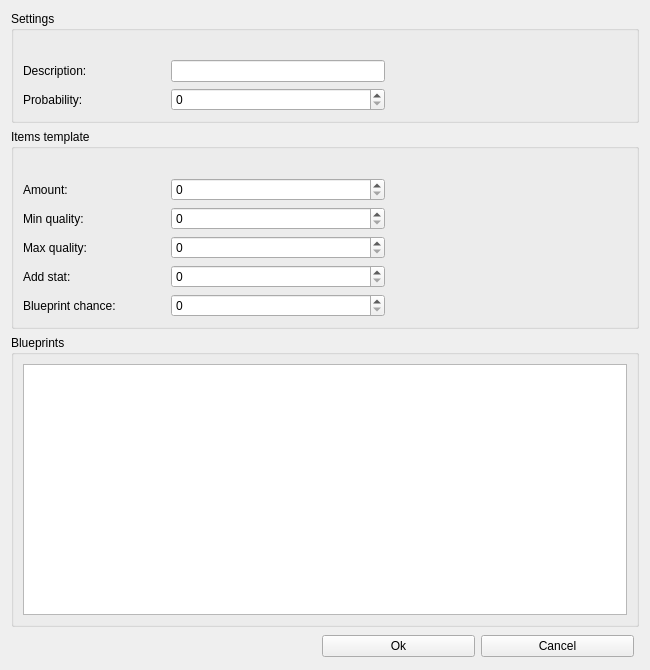
<?xml version="1.0" encoding="UTF-8"?>
<ui version="4.0">
 <class>BulkAddItemWidget</class>
 <widget class="QWidget" name="BulkAddItemWidget">
  <property name="geometry">
   <rect>
    <x>0</x>
    <y>0</y>
    <width>650</width>
    <height>670</height>
   </rect>
  </property>
  <property name="windowTitle">
   <string>Bulk add items</string>
  </property>
  <property name="windowIcon">
   <iconset resource="appstyle.qrc">
    <normaloff>:/icons/appicon</normaloff>:/icons/appicon</iconset>
  </property>
  <layout class="QGridLayout" name="gridLayout">
   <item row="0" column="0">
    <layout class="QVBoxLayout" name="verticalLayout">
     <item>
      <widget class="QGroupBox" name="groupBox">
       <property name="title">
        <string>Settings</string>
       </property>
       <layout class="QGridLayout" name="gridLayout_3" columnstretch="60,40" columnminimumwidth="0,0">
        <item row="1" column="1">
         <spacer name="horizontalSpacer">
          <property name="orientation">
           <enum>Qt::Horizontal</enum>
          </property>
          <property name="sizeHint" stdset="0">
           <size>
            <width>40</width>
            <height>20</height>
           </size>
          </property>
         </spacer>
        </item>
        <item row="1" column="0">
         <layout class="QGridLayout" name="gridLayout_4" columnstretch="40,60">
          <item row="1" column="1">
           <widget class="QSpinBox" name="probabilitySpin">
            <property name="maximum">
             <number>10000</number>
            </property>
           </widget>
          </item>
          <item row="0" column="0">
           <widget class="QLabel" name="descriptionLabel">
            <property name="text">
             <string>Description:</string>
            </property>
           </widget>
          </item>
          <item row="1" column="0">
           <widget class="QLabel" name="probabilityLabel">
            <property name="text">
             <string>Probability:</string>
            </property>
           </widget>
          </item>
          <item row="0" column="1">
           <widget class="QLineEdit" name="descriptionEdit"/>
          </item>
         </layout>
        </item>
        <item row="0" column="0">
         <widget class="QLabel" name="settingsTooltip">
          <property name="text">
           <string/>
          </property>
         </widget>
        </item>
       </layout>
      </widget>
     </item>
     <item>
      <widget class="QGroupBox" name="groupBox_2">
       <property name="title">
        <string>Items template</string>
       </property>
       <layout class="QGridLayout" name="gridLayout_6" columnstretch="60,40">
        <item row="1" column="0">
         <layout class="QGridLayout" name="gridLayout_5" columnstretch="40,60">
          <item row="4" column="0">
           <widget class="QLabel" name="blueprintChanceLabel">
            <property name="text">
             <string>Blueprint chance:</string>
            </property>
           </widget>
          </item>
          <item row="1" column="0">
           <widget class="QLabel" name="minQualityLabel">
            <property name="text">
             <string>Min quality:</string>
            </property>
           </widget>
          </item>
          <item row="4" column="1">
           <widget class="QSpinBox" name="blueprintChanceSpin">
            <property name="maximum">
             <number>100</number>
            </property>
           </widget>
          </item>
          <item row="3" column="0">
           <widget class="QLabel" name="addStatLabel">
            <property name="text">
             <string>Add stat:</string>
            </property>
           </widget>
          </item>
          <item row="3" column="1">
           <widget class="QSpinBox" name="addStatSpin">
            <property name="maximum">
             <number>10000</number>
            </property>
           </widget>
          </item>
          <item row="0" column="1">
           <widget class="QSpinBox" name="amountSpin">
            <property name="maximum">
             <number>10000</number>
            </property>
           </widget>
          </item>
          <item row="1" column="1">
           <widget class="QSpinBox" name="minQualitySpin">
            <property name="maximum">
             <number>10000</number>
            </property>
           </widget>
          </item>
          <item row="0" column="0">
           <widget class="QLabel" name="amountLabel">
            <property name="text">
             <string>Amount:</string>
            </property>
           </widget>
          </item>
          <item row="2" column="0">
           <widget class="QLabel" name="maxQualityLabel">
            <property name="text">
             <string>Max quality:</string>
            </property>
           </widget>
          </item>
          <item row="2" column="1">
           <widget class="QSpinBox" name="maxQualitySpin">
            <property name="maximum">
             <number>100</number>
            </property>
           </widget>
          </item>
         </layout>
        </item>
        <item row="1" column="1">
         <spacer name="horizontalSpacer_2">
          <property name="orientation">
           <enum>Qt::Horizontal</enum>
          </property>
          <property name="sizeHint" stdset="0">
           <size>
            <width>40</width>
            <height>20</height>
           </size>
          </property>
         </spacer>
        </item>
        <item row="0" column="0">
         <widget class="QLabel" name="templateTooltip">
          <property name="text">
           <string/>
          </property>
         </widget>
        </item>
       </layout>
      </widget>
     </item>
     <item>
      <widget class="QGroupBox" name="groupBox_3">
       <property name="title">
        <string>Blueprints</string>
       </property>
       <layout class="QGridLayout" name="gridLayout_2">
        <property name="verticalSpacing">
         <number>10</number>
        </property>
        <item row="0" column="0">
         <widget class="QTextEdit" name="blueprintsEdit"/>
        </item>
       </layout>
      </widget>
     </item>
     <item>
      <layout class="QHBoxLayout" name="horizontalLayout" stretch="50,25,25">
       <property name="leftMargin">
        <number>5</number>
       </property>
       <property name="topMargin">
        <number>2</number>
       </property>
       <property name="rightMargin">
        <number>5</number>
       </property>
       <property name="bottomMargin">
        <number>2</number>
       </property>
       <item>
        <spacer name="horizontalSpacer_3">
         <property name="orientation">
          <enum>Qt::Horizontal</enum>
         </property>
         <property name="sizeHint" stdset="0">
          <size>
           <width>40</width>
           <height>20</height>
          </size>
         </property>
        </spacer>
       </item>
       <item>
        <widget class="QPushButton" name="submitButton">
         <property name="text">
          <string>Ok</string>
         </property>
        </widget>
       </item>
       <item>
        <widget class="QPushButton" name="cancelButton">
         <property name="text">
          <string>Cancel</string>
         </property>
        </widget>
       </item>
      </layout>
     </item>
    </layout>
   </item>
  </layout>
 </widget>
 <resources>
  <include location="appstyle.qrc"/>
 </resources>
 <connections/>
</ui>
